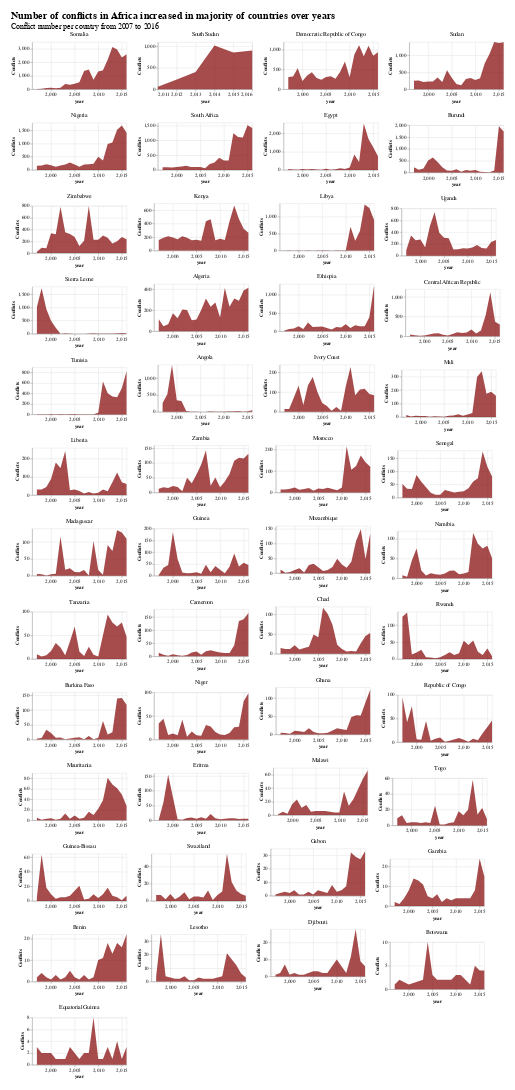

Write notebook code for a chart like this one.
### Markdown cell above
### Now, what if we want to see how the conflict number has changed over time? Was Somalia always such conflicting? How did conflict number change for each country over the years? - Using faceting we can see an area chart for every country to see the general trend for the country. For comparison, I added the tooltip with mean value which are more representative. Also, the plots are displayed in descending order relative to the mean conflicts frequency. I left all the axis labeled, because I think it helps to read the plot more easily - user doesn't need to memorize what was the axis names and meaning.

### Code cell
highlight = alt.selection_single(on='mouseover', nearest=False, fields=['country'], empty='none') # add a single selection to highlight chart objects when shoving the mouse over 

linear = alt.Chart(conf_year).mark_area(color='maroon').encode(
    x = alt.X('year:Q', title="year"),
    y = alt.Y('count:Q', title="Conflicts"),
    
    opacity = alt.condition(highlight, 
                            alt.value(1), alt.value(0.7)),
    tooltip = [alt.Tooltip('country:N', title='Country:'),
              alt.Tooltip('mean(count):N', title='Mean:'),
              alt.Tooltip('year:N', title='Year:')]


).add_selection(highlight

).properties(width = 220, height = 110).facet(facet=alt.Facet('country:N', sort=alt.Sort(field='count', op='mean', order='descending'),header=alt.Header(labelFontSize=13), title=None), columns=4).resolve_scale(
    x='independent', 
    y='independent'
).configure_axis(
    labelFontSize=11, titleFontSize=11
)


linear.properties(title=alt.TitleParams(text='Number of conflicts in Africa increased in majority of countries over years', 
                                        subtitle='Conflict number per country from 2007 to 2016'), padding=25
                 ).configure_title(fontSize=24, subtitleFontSize=18)

### Figure 1 — Vega-Lite specification as saved in the notebook (floating-point values rounded to 4 significant figures; data arrays with more than 128 entries replaced by an {"elided": "..."} marker saying what was removed)
{"config": {"view": {"continuousWidth": 400, "continuousHeight": 300}, "axis": {"labelFontSize": 11, "titleFontSize": 11}, "title": {"fontSize": 24, "subtitleFontSize": 18}}, "data": {"name": "data-c9c2162662477a5180d6a09852fc379f"}, "facet": {"field": "country", "header": {"labelFontSize": 13}, "sort": {"field": "count", "op": "mean", "order": "descending"}, "title": null, "type": "nominal"}, "spec": {"mark": {"type": "area", "color": "maroon"}, "encoding": {"opacity": {"condition": {"value": 1, "selection": "selector046"}, "value": 0.7}, "tooltip": [{"field": "country", "title": "Country:", "type": "nominal"}, {"aggregate": "mean", "field": "count", "title": "Mean:", "type": "nominal"}, {"field": "year", "title": "Year:", "type": "nominal"}], "x": {"field": "year", "title": "year", "type": "quantitative"}, "y": {"field": "count", "title": "Conflicts", "type": "quantitative"}}, "height": 110, "selection": {"selector046": {"type": "single", "on": "mouseover", "nearest": false, "fields": ["country"], "empty": "none"}}, "width": 220}, "columns": 4, "padding": 25, "resolve": {"scale": {"x": "independent", "y": "independent"}}, "title": {"text": "Number of conflicts in Africa increased in majority of countries over years", "subtitle": "Conflict number per country from 2007 to 2016"}, "$schema": "https://vega.github.io/schema/vega-lite/v4.17.0.json", "datasets": {"data-c9c2162662477a5180d6a09852fc379f": {"elided": "959 records"}}}
